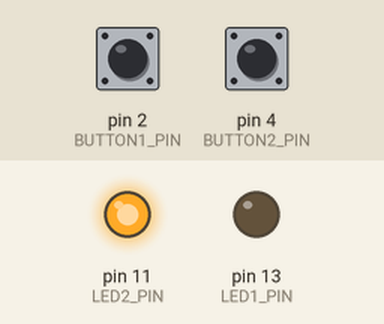
This sketch was run on a simulated Arduino Uno, built with avr-gcc and run on an emulated ATmega328P. Shown: output pins drawn as LEDs (lit = HIGH). Inputs (shaded band) come from the test bench; at power-on: pin 2 (BUTTON1_PIN) LOW, pin 4 (BUTTON2_PIN) LOW.

Above: at 1.2 s.
1.3 s: pin 2 (BUTTON1_PIN) pulled HIGH for 0.15 s
At 1.8 s:
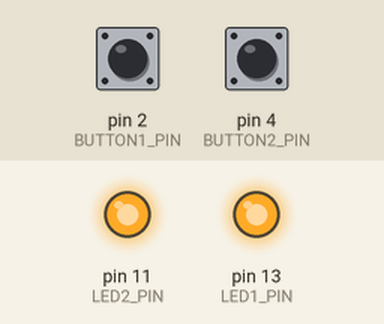
2.9 s: pin 4 (BUTTON2_PIN) pulled HIGH for 0.15 s
At 4.1 s:
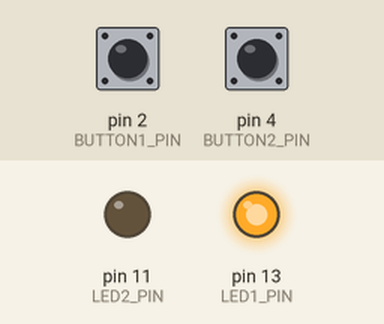
4.5 s: pin 2 (BUTTON1_PIN) pulled HIGH for 1 s
At 5.5 s:
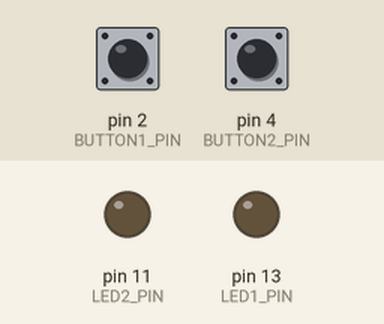
7.0 s: pin 2 (BUTTON1_PIN) pulled HIGH for 3.2 s
At 7.4 s:
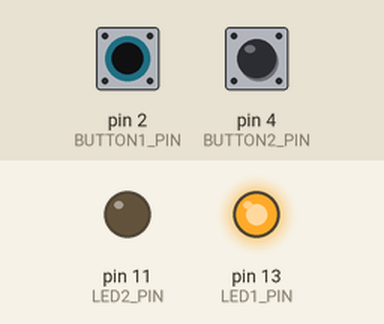
11.7 s: pin 4 (BUTTON2_PIN) pulled HIGH for 1 s
At 12.1 s:
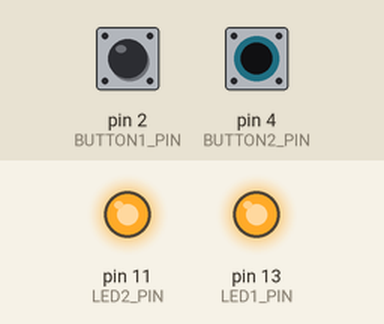
Timing chart, 0 to 14.7 s (numbered marks = the images above; inputs shaded):
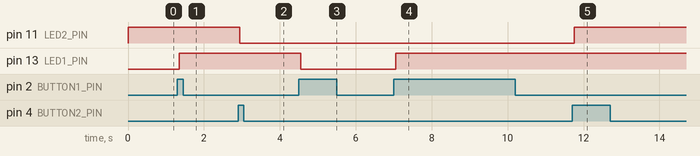

The sketch:

exercise2.ino
```cpp
// Opposite Switch Function
// The first LED will turn On (or Off) if the first pushbutton switch is press On( or Off). The
// second LED will turn On if the second pushbutton switch is press Off (State 0), otherwise
// the second LED is Off.

#include <Arduino.h>

const int LED1_PIN = 13;
const int LED2_PIN = 11;
const int BUTTON1_PIN = 2;
const int BUTTON2_PIN = 4;

void setup()
{
    pinMode(LED1_PIN, OUTPUT);
    pinMode(LED2_PIN, OUTPUT);
    pinMode(BUTTON1_PIN, INPUT);
    pinMode(BUTTON2_PIN, INPUT);
}

int oldVal = 0;
int state = 0;

int oldVal2 = 0;
int state2 = 0;

void loop()
{
    int buttonVal1 = digitalRead(BUTTON1_PIN);

    if ((buttonVal1 == HIGH) && (oldVal == LOW))
    {
        state = 1 - state;
        delay(50);
    }

    oldVal = buttonVal1;

    if (state == 1)
    {
        digitalWrite(LED1_PIN, HIGH);
    }
    if (state != 1)
    {
        digitalWrite(LED1_PIN, LOW);
    }

    int buttonVal2 = digitalRead(BUTTON2_PIN);

    if ((buttonVal2 == HIGH) && (oldVal2 == LOW))
    {
        state2 = 1 - state2;
        delay(50);
    }

    oldVal2 = buttonVal2;

    if (state2 == 1)
    {
        digitalWrite(LED2_PIN, LOW);
    }
    if (state2 != 1)
    {
        digitalWrite(LED2_PIN, HIGH);
    }
}
```

Measured:
- after the input at 1.3 s, pin 13 (LED1_PIN): LOW → HIGH after 0.05 s
- after the input at 2.9 s, pin 11 (LED2_PIN): HIGH → LOW after 0.05 s
- after the input at 4.5 s, pin 13 (LED1_PIN): HIGH → LOW after 0.05 s
- after the input at 7.0 s, pin 13 (LED1_PIN): LOW → HIGH after 0.05 s
- after the input at 11.7 s, pin 11 (LED2_PIN): LOW → HIGH after 0.05 s
